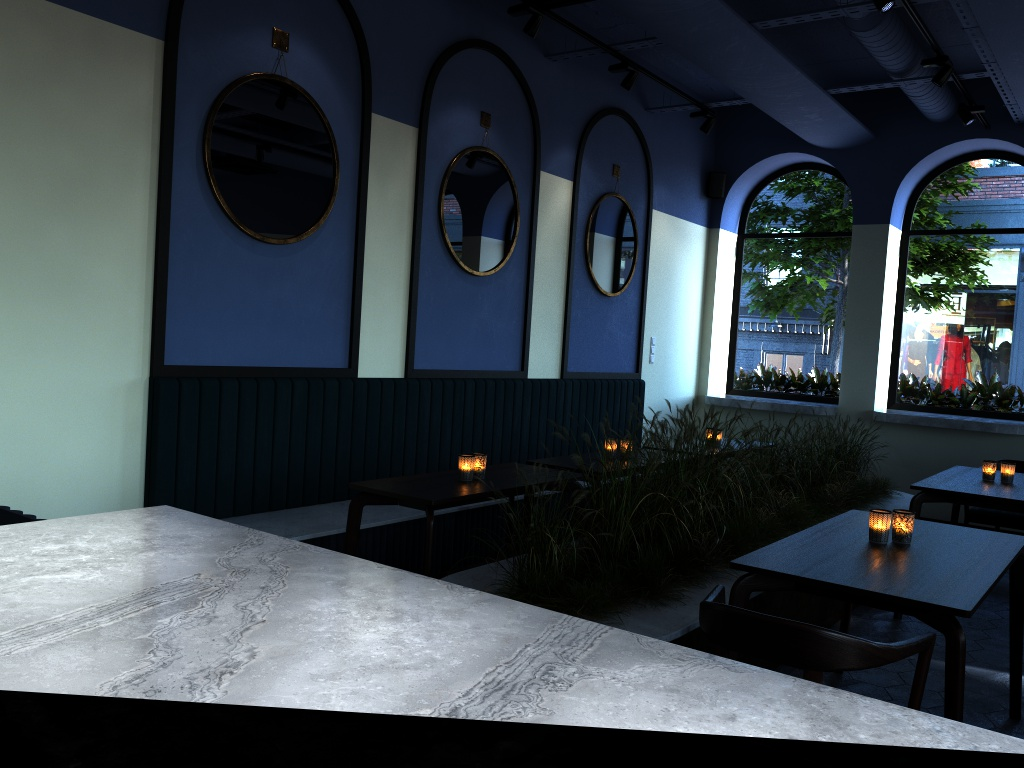
#> input picture data/sample_pc/0000.jpg, 1024 x 768 px
$ python visualize_pc.py
#> lines starting #> are read from the running program, lines starting #| are printed output that depends on the picture
# Copyright (c) Meta Platforms, Inc. and affiliates.
# All rights reserved.

# This source code is licensed under the license found in the
# LICENSE file in the root directory of this source tree.

import numpy as np
import os
from PIL import Image

# [17 lines of commented-out code are left out]
focalLength = 886.81
centerX = 512.0
centerY = 384.0
baseline = 0.131202
intWidth = 1024
intHeight = 768

def correct_distance_to_depth(npyDistance):
    npyImageplaneX = np.linspace((-0.5 * intWidth) + 0.5, (0.5 * intWidth) - 0.5, intWidth).reshape(1, intWidth).repeat(intHeight, 0).astype(np.float32)[:, :, None]
    npyImageplaneY = np.linspace((-0.5 * intHeight) + 0.5, (0.5 * intHeight) - 0.5, intHeight).reshape(intHeight, 1).repeat(intWidth, 1).astype(np.float32)[:, :, None]
    npyImageplaneZ = np.full([intHeight, intWidth, 1], focalLength, np.float32)
    npyImageplane = np.concatenate([npyImageplaneX, npyImageplaneY, npyImageplaneZ], 2)

    npyDepth = npyDistance / np.linalg.norm(npyImageplane, 2, 2) * focalLength
    return npyDepth

def generate_pointcloud(rgb_file,depth_file,ply_file):
    """
    Generate a colored point cloud in PLY format from a color and a depth image.

    Input:
    rgb_file -- filename of color image
    depth_file -- filename of depth image
    ply_file -- filename of ply file

    """
#> called with rgb_file = 'data/sample_pc/0000.jpg', depth_file = 'data/sample_pc/0000_depth.npy', ply_file = 'data/sample_pc/0000_pc.ply'
    rgb = Image.open(rgb_file).transpose(Image.FLIP_LEFT_RIGHT)
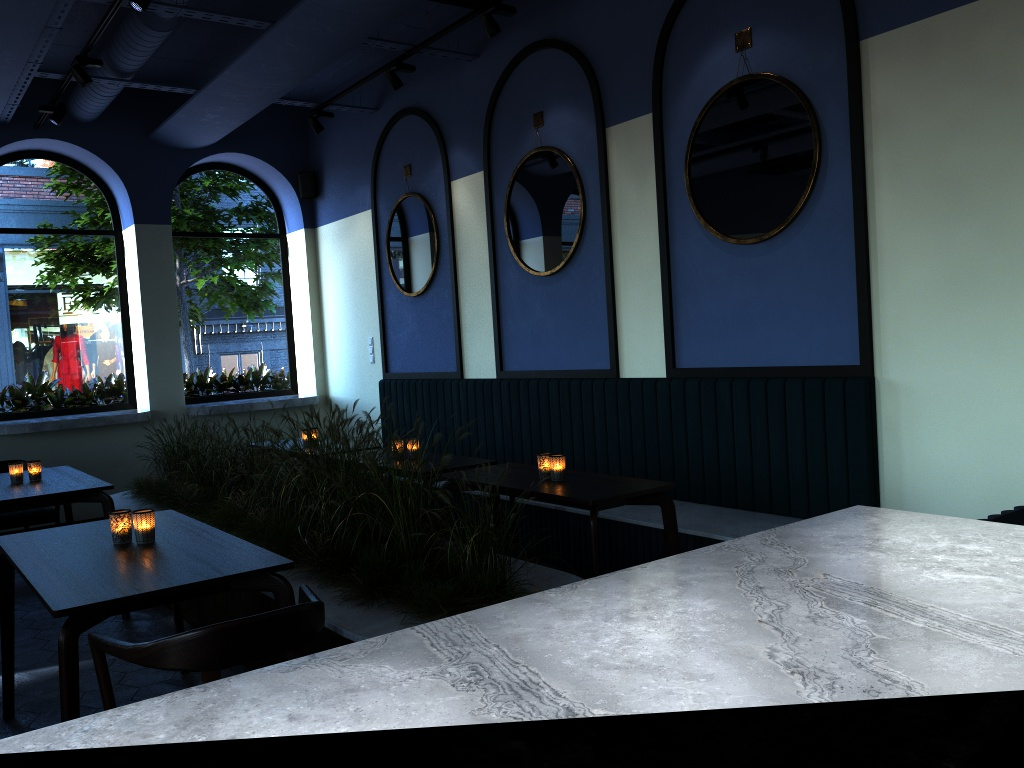
#> rgb: PIL image 1024x768 RGB; mean R, G, B 57.2, 65.8, 72.2
#> (the run stopped early here; a loop or call above may not have finished)

$ run again, with data/sample_pc/0001.jpg copied over data/sample_pc/0000.jpg
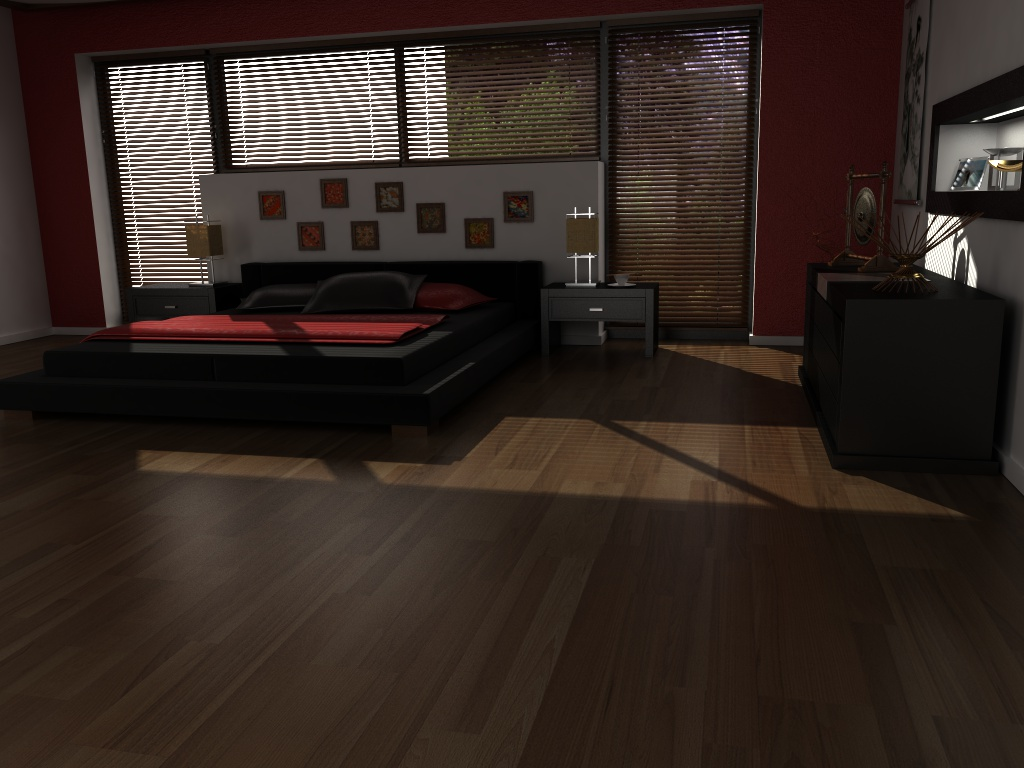
#> input picture data/sample_pc/0001.jpg, 1024 x 768 px
#> in generate_pointcloud, `rgb = Image.open(rgb_file).transpose(Image.FLIP_LEFT_RIGHT)`:
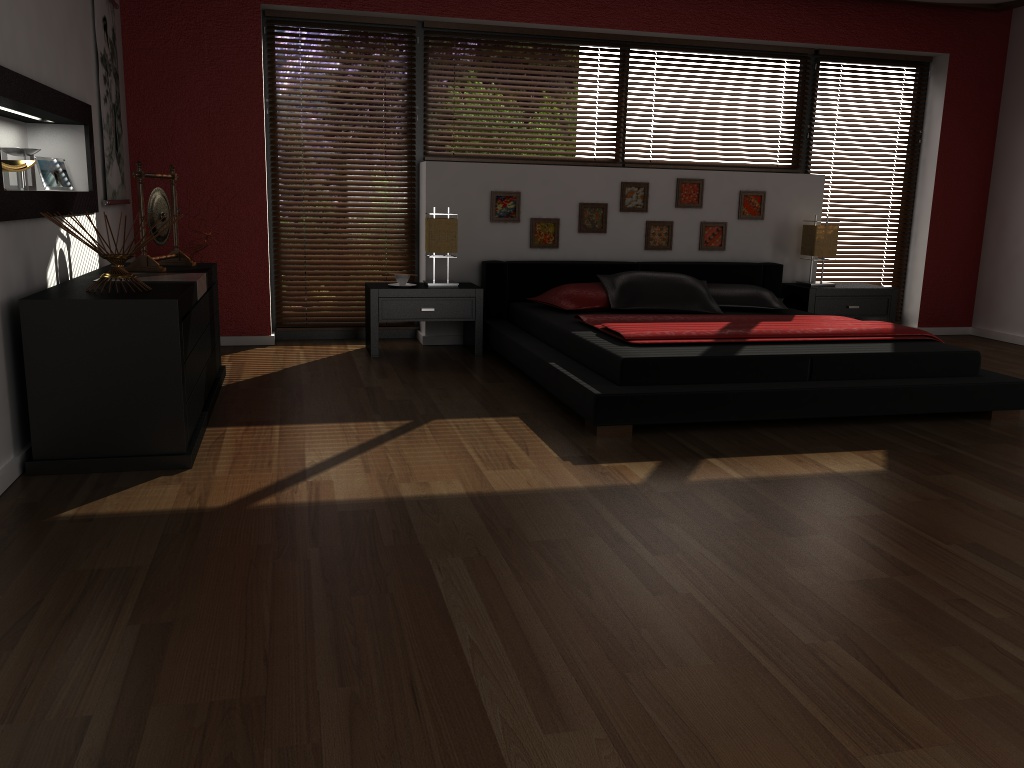
#> rgb: PIL image 1024x768 RGB; mean R, G, B 51, 39.4, 33.3

$ run again, with data/sample_pc/0002.jpg copied over data/sample_pc/0000.jpg
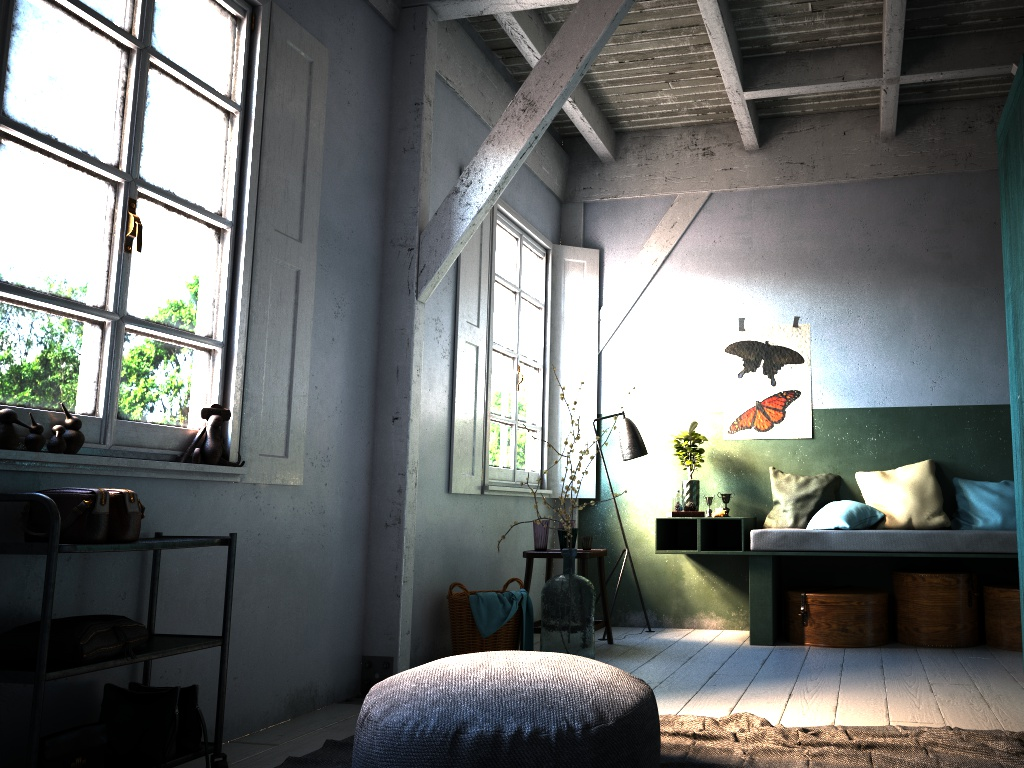
#> input picture data/sample_pc/0002.jpg, 1024 x 768 px
#> in generate_pointcloud, `rgb = Image.open(rgb_file).transpose(Image.FLIP_LEFT_RIGHT)`:
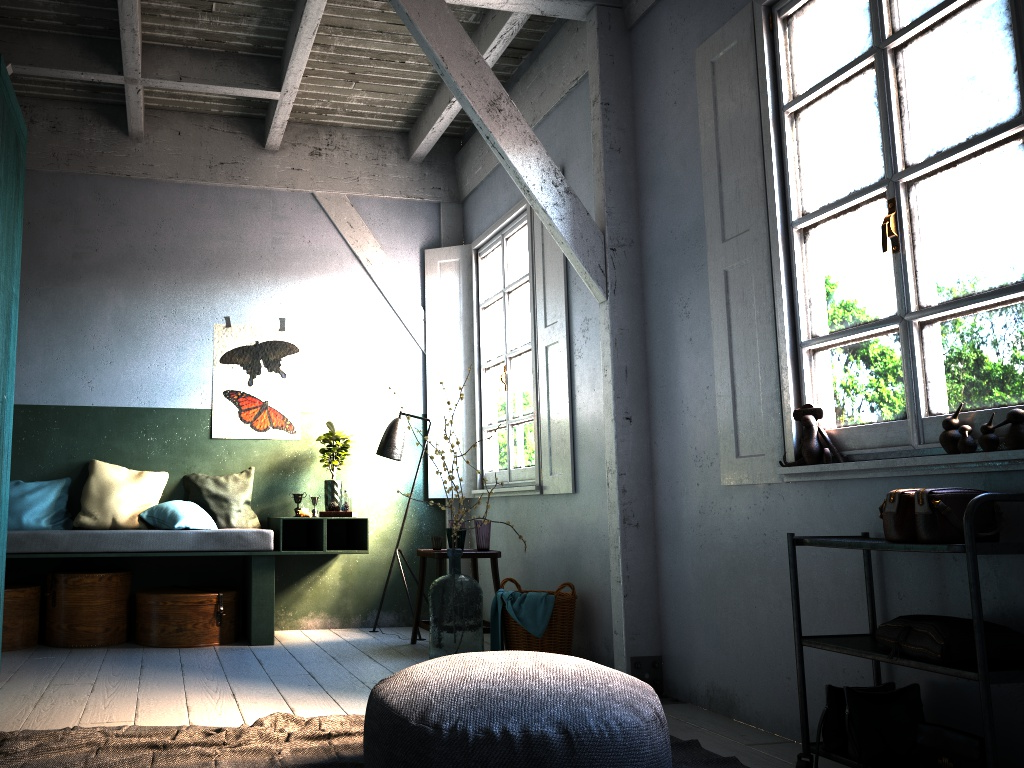
#> rgb: PIL image 1024x768 RGB; mean R, G, B 109.3, 111.8, 110.2
